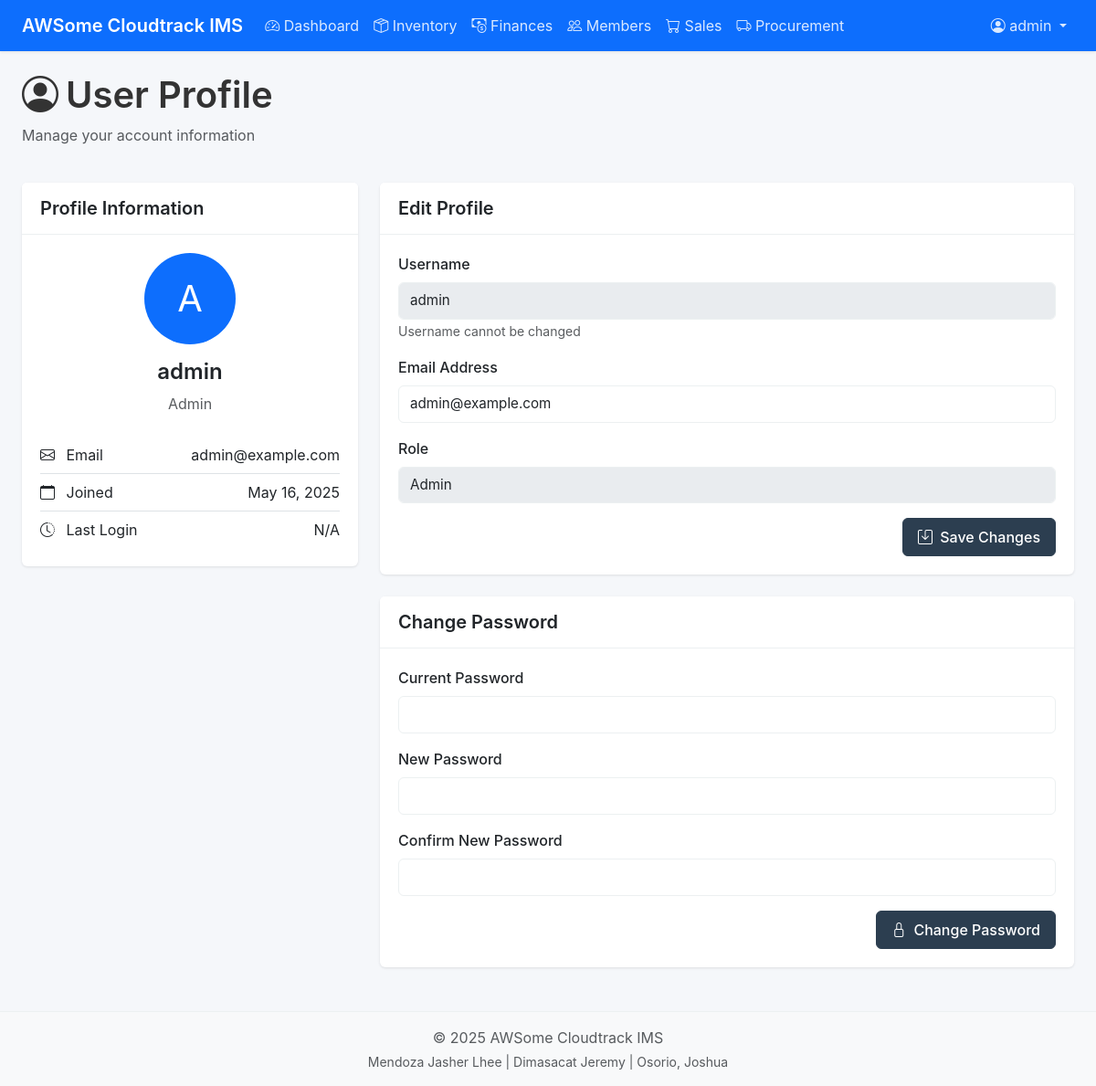
The app's page /profile.php (signed in) with its own data.
### tables this page shows
CREATE TABLE users (
    id INT AUTO_INCREMENT PRIMARY KEY,
    username VARCHAR(50) NOT NULL UNIQUE,
    password VARCHAR(255) NOT NULL,
    email VARCHAR(100) NOT NULL,
    role ENUM('admin', 'manager', 'staff') NOT NULL DEFAULT 'staff',
    created_at TIMESTAMP DEFAULT CURRENT_TIMESTAMP,
    last_login TIMESTAMP NULL
);

### profile.php (the view, shortened to what this page needs)
<?php
include 'includes/db_connect.php';
include 'includes/header.php';
$user_id = $_SESSION['user_id'];
$query = "SELECT * FROM users WHERE id = ?";
$stmt = $conn->prepare($query);
$stmt->bind_param("i", $user_id);
$stmt->execute();
$result = $stmt->get_result();
$user = $result->fetch_assoc();
?>
<div class="row mb-4">
    <div class="col-md-6">
        <h1><i class="bi bi-person-circle me-2"></i>User Profile</h1>
        <p class="text-muted">Manage your account information</p>
    </div>
</div>
<div class="row">
    <div class="col-md-4 mb-4">
        <div class="card">
            <div class="card-header bg-white">
                <h5 class="mb-0">Profile Information</h5>
            </div>
            <div class="card-body">
                <div class="text-center mb-4">
                    <div class="avatar bg-primary text-white rounded-circle d-flex align-items-center justify-content-center mx-auto mb-3" style="width: 100px; height: 100px; font-size: 40px;">
                        <?php echo strtoupper(substr($user['username'], 0, 1)); ?>
                    </div>
                    <h4><?php echo $user['username']; ?></h4>
                    <p class="text-muted"><?php echo ucfirst($user['role']); ?></p>
                </div>
                <ul class="list-group list-group-flush">
                    <li class="list-group-item d-flex justify-content-between align-items-center px-0">
                        <span><i class="bi bi-envelope me-2"></i> Email</span>
                        <span><?php echo $user['email']; ?></span>
                    </li>
                    <li class="list-group-item d-flex justify-content-between align-items-center px-0">
                        <span><i class="bi bi-calendar me-2"></i> Joined</span>
                        <span><?php echo date('M d, Y', strtotime($user['created_at'])); ?></span>
                    </li>
                    <li class="list-group-item d-flex justify-content-between align-items-center px-0">
                        <span><i class="bi bi-clock-history me-2"></i> Last Login</span>
                        <span><?php echo $user['last_login'] ? date('M d, Y H:i', strtotime($user['last_login'])) : 'N/A'; ?></span>
                    </li>
                </ul>
            </div>
        </div>
    </div>
    <div class="col-md-8">
        <div class="card mb-4">
            <div class="card-header bg-white">
                <h5 class="mb-0">Edit Profile</h5>
            </div>
            <div class="card-body">
                <form method="post" action="<?php echo htmlspecialchars($_SERVER["PHP_SELF"]); ?>">
                    <div class="mb-3">
                        <label for="username" class="form-label">Username</label>
                        <input type="text" class="form-control" id="username" value="<?php echo $user['username']; ?>" disabled>
                        <small class="text-muted">Username cannot be changed</small>
                    </div>
                    <div class="mb-3">
                        <label for="email" class="form-label">Email Address</label>
                        <input type="email" class="form-control" id="email" name="email" value="<?php echo $user['email']; ?>" required>
                    </div>
                    <div class="mb-3">
                        <label for="role" class="form-label">Role</label>
                        <input type="text" class="form-control" id="role" value="<?php echo ucfirst($user['role']); ?>" disabled>
                    </div>
                    <div class="d-grid gap-2 d-md-flex justify-content-md-end">
                        <button type="submit" name="update_profile" class="btn btn-primary">
                            <i class="bi bi-save me-1"></i> Save Changes
                        </button>
                    </div>
                </form>
            </div>
        </div>
        <div class="card">
            <div class="card-header bg-white">
                <h5 class="mb-0">Change Password</h5>
            </div>
            <div class="card-body">
                <form method="post" action="<?php echo htmlspecialchars($_SERVER["PHP_SELF"]); ?>">
                    <div class="mb-3">
                        <label for="current_password" class="form-label">Current Password</label>
                        <input type="password" class="form-control" id="current_password" name="current_password" required>
                    </div>
                    <div class="mb-3">
                        <label for="new_password" class="form-label">New Password</label>
                        <input type="password" class="form-control" id="new_password" name="new_password" required>
                    </div>
                    <div class="mb-3">
                        <label for="confirm_password" class="form-label">Confirm New Password</label>
                        <input type="password" class="form-control" id="confirm_password" name="confirm_password" required>
                    </div>
                    <div class="d-grid gap-2 d-md-flex justify-content-md-end">
                        <button type="submit" name="change_password" class="btn btn-primary">
                            <i class="bi bi-lock me-1"></i> Change Password
                        </button>
                    </div>
                </form>
            </div>
        </div>
    </div>
</div>
<?php include 'includes/footer.php'; ?>

### assets/css/style.css (style rules this page uses)
:root { --primary: #2c3e50; --secondary: #34495e; --success: #27ae60; --danger: #e74c3c; --warning: #f39c12; --info: #3498db; --light: #f8f9fa; --dark: #212529; --gray: #6c757d; --gray-light: #ecf0f1; --body-bg: #f5f7fa; }
body { font-family: -apple-system, BlinkMacSystemFont, "Segoe UI", Roboto, Oxygen, Ubuntu, Cantarell, "Open Sans", "Helvetica Neue", sans-serif; background-color: var(--body-bg); color: #333; line-height: 1.5; }
h1, h2, h3, h4, h5, h6 { font-weight: 600; margin-bottom: 0.5rem; }
.card { border: none; border-radius: 0.375rem; box-shadow: 0 1px 3px rgba(0, 0, 0, 0.1); margin-bottom: 1.5rem; }
.card-header { background-color: #fff; border-bottom: 1px solid var(--gray-light); padding: 1rem 1.25rem; font-weight: 600; }
.card-body { padding: 1.25rem; }
.form-control, .form-select { padding: 0.5rem 0.75rem; border-radius: 0.375rem; border: 1px solid var(--gray-light); font-size: 0.95rem; }
.form-label { font-weight: 500; margin-bottom: 0.5rem; }
.btn { padding: 0.5rem 1rem; border-radius: 0.375rem; font-weight: 500; }
.btn-primary { background-color: var(--primary); border-color: var(--primary); }

### records on screen
users: username "A", username "admin", role "Admin", email "admin@example.com", created_at "May 16, 2025"

### other values on screen
$_SESSION['username'] "admin"
